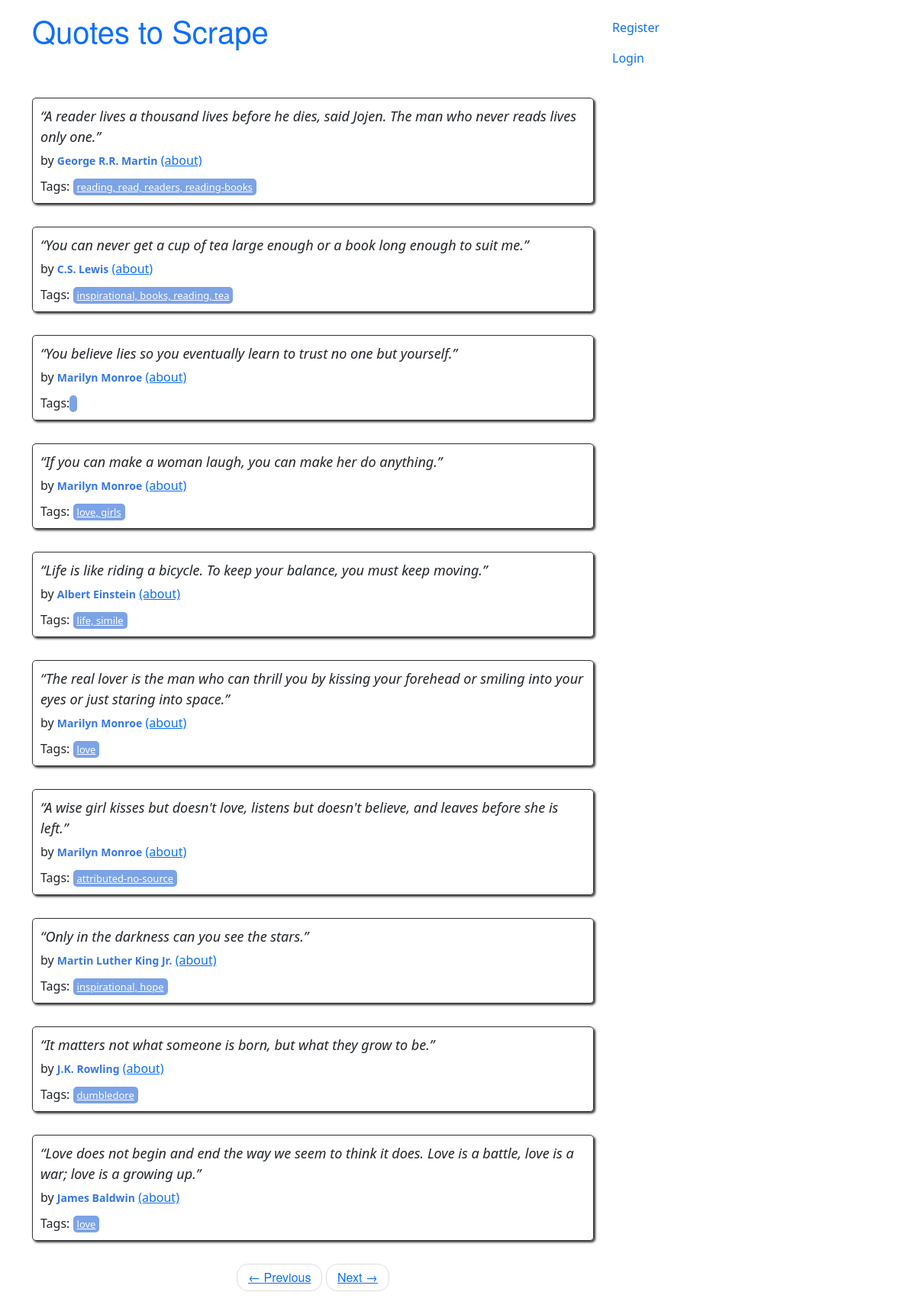
The page /5 on the database its author committed.
### quotes/models.py (models this page shows, shortened)
class Quote(models.Model):
    quote = models.TextField()
    tags = models.ManyToManyField(Tag)
    author = models.ForeignKey(Author, on_delete=models.CASCADE, default=None, null=True)
    created_at = models.DateTimeField(auto_now_add=True)
    user = models.ForeignKey(User, on_delete=models.CASCADE, default=1)

class Author(models.Model):
    fullname = models.CharField(max_length=50)
    born_date = models.CharField(max_length=50)
    born_location = models.CharField(max_length=150)
    description = models.TextField()
    created_at = models.DateTimeField(auto_now_add=True)
    user = models.ForeignKey(User, on_delete=models.CASCADE, default=1)
    def __str__(self):
        return f"{self.fullname}"

class Tag(models.Model):
    name = models.CharField(max_length=30, null=False, unique=True)
    user = models.ForeignKey(User, on_delete=models.CASCADE, default=1)
    class Meta:
        constraints = [
            models.UniqueConstraint(fields=['user', 'name'], name='tag of username')
        ]
    def __str__(self):
        return f"{self.name}"

### quotes/views.py (the view)
# urls.py: path('', views.main, name='root'),
def main(request, page=1):
    quotes = Quote.objects.all()
    per_page = 10
    paginator = Paginator(list(quotes), per_page)
    quotes_on_page = paginator.page(page)
    return render(request, 'quotes/index.html', context={'quotes': quotes_on_page})

### quotes/templatetags/extract.py (called while the page is built)
def tags(quote_tags):
    return ', '.join([str(name) for name in quote_tags.all()])

### quotes/templates/quotes/index.html
{% extends 'quotes/base.html' %}
{% load extract %}
{% block content %}
<div class="row">
    <div class="col-md-8">
        {% for quote in quotes %}
        <div class="quote" itemscope="" itemtype="http://schema.org/CreativeWork">
                <span class="text" itemprop="text">
                    {{quote.quote}}
                </span>
                <span>by <small class="author" itemprop="author">{{quote.author}}</small>
                        <a href="{% url 'quotes:description_auth' quote.id %}">(about)</a>
                </span>
            <div class="tags">
                Tags:
                <a class="tag" href="/tag">{{quote.tags|tags}}</a>
            </div>
        </div>
        {% endfor%}
        <nav>
            <ul class="pager">
                <li class="previous">
                    <a class="{% if not quotes.has_previous %} disabled {% endif %}"
                       href="{% if quotes.has_previous %} {% url 'quotes:root_paginate' quotes.previous_page_number %} {% else %} # {% endif %}">
                        <span aria-hidden="true">←</span> Previous</a>
                </li>
                <li class="next">
                    <a class="{% if not quotes.has_next %} disabled {% endif %}"
                       href="{% if quotes.has_next %} {% url 'quotes:root_paginate' quotes.next_page_number %} {% else %} # {% endif %}">
                        Next <span aria-hidden="true">→</span></a>
                </li>
            </ul>
        </nav>
    </div>
</div>
{% endblock%}

### quotes/static/quotes/style.css (style rules this page uses)
.quote { padding: 10px; margin-bottom: 30px; border: 1px solid #333333; border-radius: 5px; box-shadow: 2px 2px 3px #333333; }
.quote span.text { display: block; margin-bottom: 5px; font-size: large; font-style: italic; }
.quote small.author { font-weight: bold; color: #3677E8; }
.quote .tags { margin-top: 10px; }
.tag { padding: 2px 5px; border-radius: 5px; color: white; font-size: small; background-color: #7CA3E6; }
.pager { font-family: "Raleway","Helvetica Neue",Helvetica,Arial,sans-serif; padding-left: 0; margin: 22px 0; list-style: none; text-align: center; }
.pager li { display: inline; }
.pager li>a, .pager li>span { display: inline-block; padding: 5px 14px; background-color: #ffffff; border: 1px solid #dddddd; border-radius: 15px; }
* { box-sizing: border-box; }

### rows shown on the page
Quote: quote "“A reader lives a thousand lives before he dies, said Jojen. The man who never reads lives only one.”", author "George R.R. Martin", tags|tags "reading, read, readers, reading-books"
Quote: quote "“You can never get a cup of tea large enough or a book long enough to suit me.”", author "C.S. Lewis", tags|tags "inspirational, books, reading, tea"
Quote: quote "“You believe lies so you eventually learn to trust no one but yourself.”", author "Marilyn Monroe"
Quote: quote "“If you can make a woman laugh, you can make her do anything.”", author "Marilyn Monroe", tags|tags "love, girls"
Quote: quote "“Life is like riding a bicycle. To keep your balance, you must keep moving.”", author "Albert Einstein", tags|tags "life, simile"
Quote: quote "“The real lover is the man who can thrill you by kissing your forehead or smiling into your eyes or just staring into space.”", author "Marilyn Monroe", tags|tags "love"
Quote: quote "“A wise girl kisses but doesn't love, listens but doesn't believe, and leaves before she is left.”", author "Marilyn Monroe", tags|tags "attributed-no-source"
Quote: quote "“Only in the darkness can you see the stars.”", author "Martin Luther King Jr.", tags|tags "inspirational, hope"
Quote: quote "“It matters not what someone is born, but what they grow to be.”", author "J.K. Rowling", tags|tags "dumbledore"
Quote: quote "“Love does not begin and end the way we seem to think it does. Love is a battle, love is a war; love is a growing up.”", author "James Baldwin", tags|tags "love"
